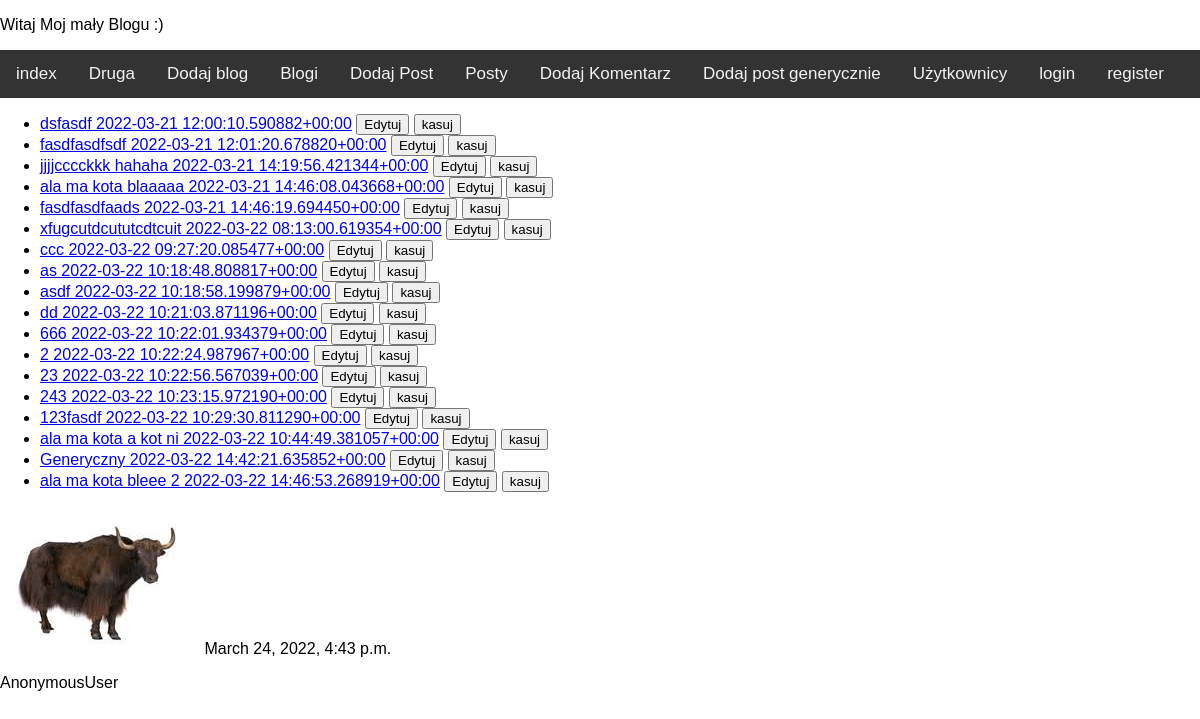
The app's page /blog_app/show_post/, older data.
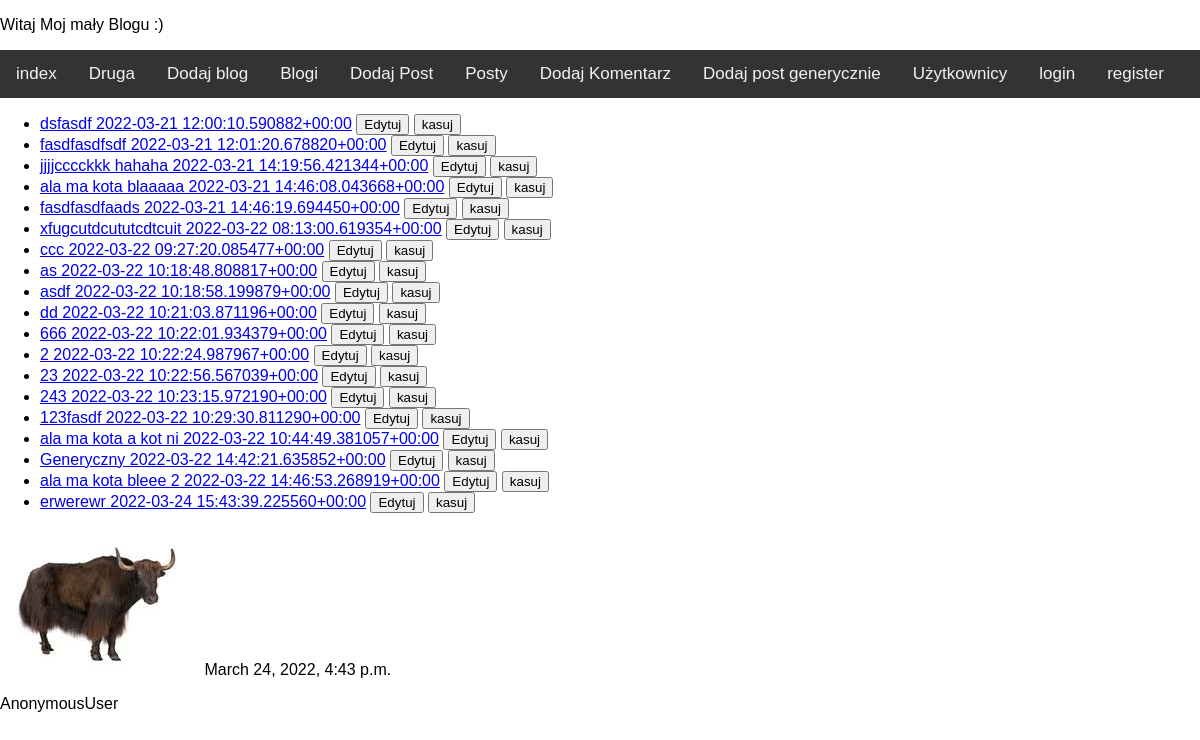
The same page, newer data.
### blog_app/models.py (models this page shows)
class Post(models.Model):
    text = models.TextField()
    title = models.TextField(default="")
    creation_date = models.DateTimeField(auto_now_add=True)
    blog = models.ForeignKey(Blog, on_delete=models.CASCADE)
    img = models.ImageField(null=True)
    def __str__(self):
        return f"{self.text[:20]} {self.creation_date}"
    def get_absolute_url(self):
        return reverse("show_detail_post", kwargs={'id': self.id})
    def get_update_url(self):
        return reverse('update_post', kwargs={'id': self.id})
    def get_delete_url(self):
        return reverse('delete_post', kwargs={'id': self.id})

### blog_app/views.py (the view)
# urls.py: path('show_post/', views.ShowPost.as_view(), name='show_post'),
class ShowPost(View):
    def get(self, request):
        return render(request, 'list.html', {'object_list': Post.objects.all()})

### blog_app/context_processor.py (called while the page is built)
def get_date(request):
    return {'date':datetime.now()}

### templates/list.html
{% extends 'base.html' %}
{% block sikorka %}
    <ul>
        {% for item in object_list %}
            <li>
                <a href="{{ item.get_absolute_url }}">{{item}}</a>
                <a href="{{ item.get_update_url }}"> <button>Edytuj</button></a>
                <a href="{{ item.get_delete_url }}"> <button>kasuj</button></a>
            </li>
        {% endfor %}
    </ul>
{% endblock %}

### templates/base.html (shortened to what this page needs)
<!doctype html>
{% load static %}
<html lang="en">
<head>
    <link rel="stylesheet" type="text/css" href="{% static 'css/base.css' %}">
</head>
<body>
<p>Witaj Moj mały Blogu :)</p>
<div class="topnav">
    <a href="{% url 'index' %}">index</a>
    <a href="{% url 'index2' %}">Druga</a>
    <a href="{% url 'add_blog' %}">Dodaj blog</a>
    <a href="{% url 'show_blog' %}">Blogi</a>
    <a href="{% url 'add_post' %}">Dodaj Post</a>
    <a href="{% url 'show_post' %}">Posty</a>
    <a href="{% url 'add_comment' %}">Dodaj Komentarz</a>
    <a href="{% url 'gen_post_create_view' %}">Dodaj post generycznie</a>
  <a href="{% url 'userlist' %}">Użytkownicy</a>
    {% if user.is_authenticated %}
        <a href="{% url 'logout' %}"> logout</a>
    {% else %}
        <a href="{% url 'login' %}"> login</a>
        <a href="{% url 'register' %}"> register</a>
    {% endif %}
</div>
<p>
    {% block sikorka %}{% endblock %}
</p>
<p><img src="{% static 'pobrane.jfif' %}"> {{ date }}</p>
{{ user }}
</body>
</html>

### blog_app/static/css/base.css (style rules this page uses)
body { margin: 0; font-family: Arial, Helvetica, sans-serif; }
.topnav { overflow: hidden; background-color: #333; }
.topnav a { float: left; color: #f2f2f2; text-align: center; padding: 14px 16px; text-decoration: none; font-size: 17px; }

Row changes from the older to the newer data that the page shows:
added Post: text+creation_date "erwerewr 2022-03-24 15:43:39.225560+00:00"
